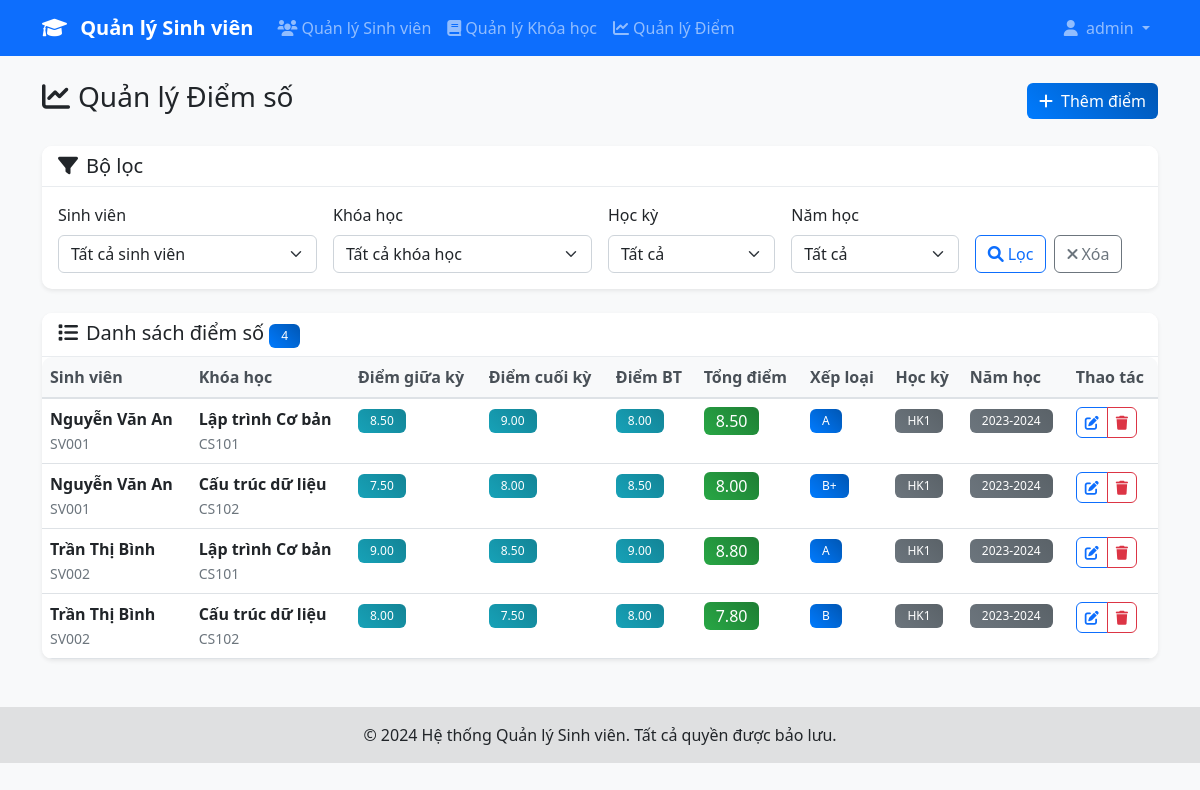
Screenshot of /admin/scores.php (signed in) with the database file from the repository.
### tables this page shows
CREATE TABLE scores (
    id INT PRIMARY KEY AUTO_INCREMENT,
    student_id INT NOT NULL,
    course_id INT NOT NULL,
    midterm_score DECIMAL(5,2),
    final_score DECIMAL(5,2),
    assignment_score DECIMAL(5,2),
    total_score DECIMAL(5,2),
    grade VARCHAR(2),
    semester VARCHAR(20),
    academic_year VARCHAR(10),
    created_at TIMESTAMP DEFAULT CURRENT_TIMESTAMP,
    FOREIGN KEY (student_id) REFERENCES students(id) ON DELETE CASCADE,
    FOREIGN KEY (course_id) REFERENCES courses(id) ON DELETE CASCADE,
    UNIQUE KEY unique_score (student_id, course_id, semester, academic_year)
);

CREATE TABLE students (
    id INT PRIMARY KEY AUTO_INCREMENT,
    student_code VARCHAR(20) UNIQUE NOT NULL,
    full_name VARCHAR(100) NOT NULL,
    email VARCHAR(100) UNIQUE NOT NULL,
    phone VARCHAR(15),
    address TEXT,
    date_of_birth DATE,
    class_name VARCHAR(50),
    created_at TIMESTAMP DEFAULT CURRENT_TIMESTAMP
);

CREATE TABLE courses (
    id INT PRIMARY KEY AUTO_INCREMENT,
    course_code VARCHAR(20) UNIQUE NOT NULL,
    course_name VARCHAR(100) NOT NULL,
    credits INT NOT NULL,
    description TEXT,
    created_at TIMESTAMP DEFAULT CURRENT_TIMESTAMP
);

### includes/db.php (called while the page is built, shortened)
<?php
$host = 'localhost';
$dbname = 'student_management';
$username = 'root';
$password = '';
try {
    $pdo = new PDO("mysql:host=$host;dbname=$dbname;charset=utf8", $username, $password);
    $pdo->setAttribute(PDO::ATTR_ERRMODE, PDO::ERRMODE_EXCEPTION);
    $pdo->setAttribute(PDO::ATTR_DEFAULT_FETCH_MODE, PDO::FETCH_ASSOC);
} catch(PDOException $e) {
    die("Kết nối CSDL thất bại: " . $e->getMessage());
}
function executeQuery($sql, $params = []) {
    global $pdo;
    try {
        $stmt = $pdo->prepare($sql);
        $stmt->execute($params);
        return $stmt;
    } catch(PDOException $e) {
        die("Lỗi truy vấn: " . $e->getMessage());
    }
}
function fetchSingle($sql, $params = []) {
    $stmt = executeQuery($sql, $params);
    return $stmt->fetch();
}
function fetchAll($sql, $params = []) {
    $stmt = executeQuery($sql, $params);
    return $stmt->fetchAll();
}
?>

### admin/scores.php (the view, shortened to what this page needs)
<?php
require_once '../includes/auth.php';
require_once '../includes/db.php';
$whereConditions = [];
$params = [];
$whereClause = $whereConditions ? 'WHERE ' . implode(' AND ', $whereConditions) : '';
$page = max(1, intval($_GET['page'] ?? 1));
$limit = 15;
$offset = ($page - 1) * $limit;
$sql = "SELECT s.*, st.full_name, st.student_code, c.course_name, c.course_code
        FROM scores s
        JOIN students st ON s.student_id = st.id
        JOIN courses c ON s.course_id = c.id
        $whereClause
        ORDER BY s.created_at DESC
        LIMIT $limit OFFSET $offset";
$scores = fetchAll($sql, $params);
$countSql = "SELECT COUNT(*) as total FROM scores s $whereClause";
$totalScores = fetchSingle($countSql, $params)['total'];
include '../includes/header.php';
?>
<div class="row">
    <div class="col-12">
        <div class="d-flex justify-content-between align-items-center mb-4">
            <h1 class="h3 text-dark">
                <i class="fas fa-chart-line me-2"></i>Quản lý Điểm số
            </h1>
            <button type="button" class="btn btn-primary" data-bs-toggle="modal" data-bs-target="#addScoreModal">
                <i class="fas fa-plus me-2"></i>Thêm điểm
            </button>
        </div>
    </div>
</div>
<div class="card mb-4">
    <div class="card-header">
        <h5 class="card-title mb-0">
            <i class="fas fa-filter me-2"></i>Bộ lọc
        </h5>
    </div>
    <div class="card-body">
        <form method="GET" class="row g-3">
            <div class="col-md-3">
                <label for="student_id" class="form-label">Sinh viên</label>
                <select class="form-select" id="student_id" name="student_id">
                    <option value="">Tất cả sinh viên</option>
                </select>
            </div>
            <div class="col-md-3">
                <label for="course_id" class="form-label">Khóa học</label>
                <select class="form-select" id="course_id" name="course_id">
                    <option value="">Tất cả khóa học</option>
                </select>
            </div>
            <div class="col-md-2">
                <label for="semester" class="form-label">Học kỳ</label>
                <select class="form-select" id="semester" name="semester">
                    <option value="">Tất cả</option>
                </select>
            </div>
            <div class="col-md-2">
                <label for="academic_year" class="form-label">Năm học</label>
                <select class="form-select" id="academic_year" name="academic_year">
                    <option value="">Tất cả</option>
                </select>
            </div>
            <div class="col-md-2">
                <label class="form-label">&nbsp;</label>
                <div class="d-flex gap-2">
                    <button type="submit" class="btn btn-outline-primary">
                        <i class="fas fa-search me-1"></i>Lọc
                    </button>
                    <a href="scores.php" class="btn btn-outline-secondary">
                        <i class="fas fa-times me-1"></i>Xóa
                    </a>
                </div>
            </div>
        </form>
    </div>
</div>
<div class="card">
    <div class="card-header">
        <h5 class="card-title mb-0">
            <i class="fas fa-list me-2"></i>Danh sách điểm số
            <span class="badge bg-primary"><?php echo $totalScores; ?></span>
        </h5>
    </div>
    <div class="card-body p-0">
        <?php if (empty($scores)): ?>
            <div class="text-center py-5">
                <i class="fas fa-chart-line fa-3x text-muted mb-3"></i>
                <p class="text-muted">Không tìm thấy điểm số nào.</p>
                <button type="button" class="btn btn-primary" data-bs-toggle="modal" data-bs-target="#addScoreModal">
                    <i class="fas fa-plus me-2"></i>Thêm điểm đầu tiên
                </button>
            </div>
        <?php else: ?>
            <div class="table-responsive">
                <table class="table table-hover mb-0">
                    <thead class="table-light">
                        <tr>
                            <th>Sinh viên</th>
                            <th>Khóa học</th>
                            <th>Điểm giữa kỳ</th>
                            <th>Điểm cuối kỳ</th>
                            <th>Điểm BT</th>
                            <th>Tổng điểm</th>
                            <th>Xếp loại</th>
                            <th>Học kỳ</th>
                            <th>Năm học</th>
                            <th>Thao tác</th>
                        </tr>
                    </thead>
                    <tbody>
                        <?php foreach ($scores as $score): ?>
                            <tr>
                                <td>
                                    <div class="fw-bold"><?php echo htmlspecialchars($score['full_name']); ?></div>
                                    <small class="text-muted"><?php echo htmlspecialchars($score['student_code']); ?></small>
                                </td>
                                <td>
                                    <div class="fw-bold"><?php echo htmlspecialchars($score['course_name']); ?></div>
                                    <small class="text-muted"><?php echo htmlspecialchars($score['course_code']); ?></small>
                                </td>
                                <td>
                                    <?php if ($score['midterm_score']): ?>
                                        <span class="badge bg-info"><?php echo $score['midterm_score']; ?></span>
                                    <?php else: ?>
                                        <span class="text-muted">-</span>
                                    <?php endif; ?>
                                </td>
                                <td>
                                    <?php if ($score['final_score']): ?>
                                        <span class="badge bg-info"><?php echo $score['final_score']; ?></span>
                                    <?php else: ?>
                                        <span class="text-muted">-</span>
                                    <?php endif; ?>
                                </td>
                                <td>
                                    <?php if ($score['assignment_score']): ?>
                                        <span class="badge bg-info"><?php echo $score['assignment_score']; ?></span>
                                    <?php else: ?>
                                        <span class="text-muted">-</span>
                                    <?php endif; ?>
                                </td>
                                <td>
                                    <?php if ($score['total_score']): ?>
                                        <span class="badge bg-success fs-6"><?php echo $score['total_score']; ?></span>
                                    <?php else: ?>
                                        <span class="text-muted">-</span>
                                    <?php endif; ?>
                                </td>
                                <td>
                                    <?php if ($score['grade']): ?>
                                        <span class="badge bg-primary"><?php echo htmlspecialchars($score['grade']); ?></span>
                                    <?php else: ?>
                                        <span class="text-muted">-</span>
                                    <?php endif; ?>
                                </td>
                                <td>
                                    <span class="badge bg-secondary"><?php echo htmlspecialchars($score['semester']); ?></span>
                                </td>
                                <td>
                                    <span class="badge bg-secondary"><?php echo htmlspecialchars($score['academic_year']); ?></span>
                                </td>
                                <td>
                                    <div class="btn-group" role="group">
                                        <button type="button" class="btn btn-sm btn-outline-primary"
                                                onclick="editScore(<?php echo htmlspecialchars(json_encode($score)); ?>)" title="Chỉnh sửa">
                                            <i class="fas fa-edit"></i>
                                        </button>
                                        <a href="delete_score.php?id=<?php echo $score['id']; ?>"
                                           class="btn btn-sm btn-outline-danger"
                                           title="Xóa"
                                           onclick="return confirm('Bạn có chắc chắn muốn xóa điểm này?')">
                                            <i class="fas fa-trash"></i>
                                        </a>
                                    </div>
                                </td>
                            </tr>
                        <?php endforeach; ?>
                    </tbody>
                </table>
            </div>
        <?php endif; ?>
    </div>
</div>
<?php include '../includes/footer.php'; ?>

### assets/css/style.css (style rules this page uses)
body { font-family: 'Segoe UI', Tahoma, Geneva, Verdana, sans-serif; background-color: #f8f9fa; }
.card { border: none; border-radius: 10px; box-shadow: 0 0.125rem 0.25rem rgba(0, 0, 0, 0.075); transition: all 0.3s ease; }
.card-header { background-color: #fff; border-bottom: 1px solid #e9ecef; border-radius: 10px 10px 0 0 !important; }
.btn { border-radius: 6px; font-weight: 500; transition: all 0.3s ease; }
.btn-primary { background: linear-gradient(45deg, #007bff, #0056b3); border: none; }
.form-select { border-radius: 6px; border: 1px solid #ced4da; transition: all 0.3s ease; }
.table { border-radius: 10px; overflow: hidden; }
.table thead th { background-color: #f8f9fa; border-bottom: 2px solid #dee2e6; font-weight: 600; color: #495057; }
.badge { font-size: 0.75rem; font-weight: 500; padding: 0.375rem 0.75rem; border-radius: 6px; }
.badge.bg-primary { background: linear-gradient(45deg, #007bff, #0056b3) !important; }
.badge.bg-success { background: linear-gradient(45deg, #28a745, #1e7e34) !important; }
.badge.bg-info { background: linear-gradient(45deg, #17a2b8, #138496) !important; }
.badge.bg-secondary { background: linear-gradient(45deg, #6c757d, #5a6268) !important; }
.fade-in { animation: fadeIn 0.5s ease-in; }

### rows the page displays
scores: student.full_name "Nguyễn Văn An", student.student_code "SV001", course.course_name "Lập trình Cơ bản", course.course_code "CS101", midterm_score "8.50", final_score "9.00", assignment_score "8.00", total_score "8.50", grade "A", semester "HK1", academic_year "2023-2024"
scores: student.full_name "Nguyễn Văn An", student.student_code "SV001", course.course_name "Cấu trúc dữ liệu", course.course_code "CS102", midterm_score "7.50", final_score "8.00", assignment_score "8.50", total_score "8.00", grade "B+", semester "HK1", academic_year "2023-2024"
scores: student.full_name "Trần Thị Bình", student.student_code "SV002", course.course_name "Lập trình Cơ bản", course.course_code "CS101", midterm_score "9.00", final_score "8.50", assignment_score "9.00", total_score "8.80", grade "A", semester "HK1", academic_year "2023-2024"
scores: student.full_name "Trần Thị Bình", student.student_code "SV002", course.course_name "Cấu trúc dữ liệu", course.course_code "CS102", midterm_score "8.00", final_score "7.50", assignment_score "8.00", total_score "7.80", grade "B", semester "HK1", academic_year "2023-2024"

### other values shown
$_SESSION['full_name'] "admin"
$totalScores "4"
